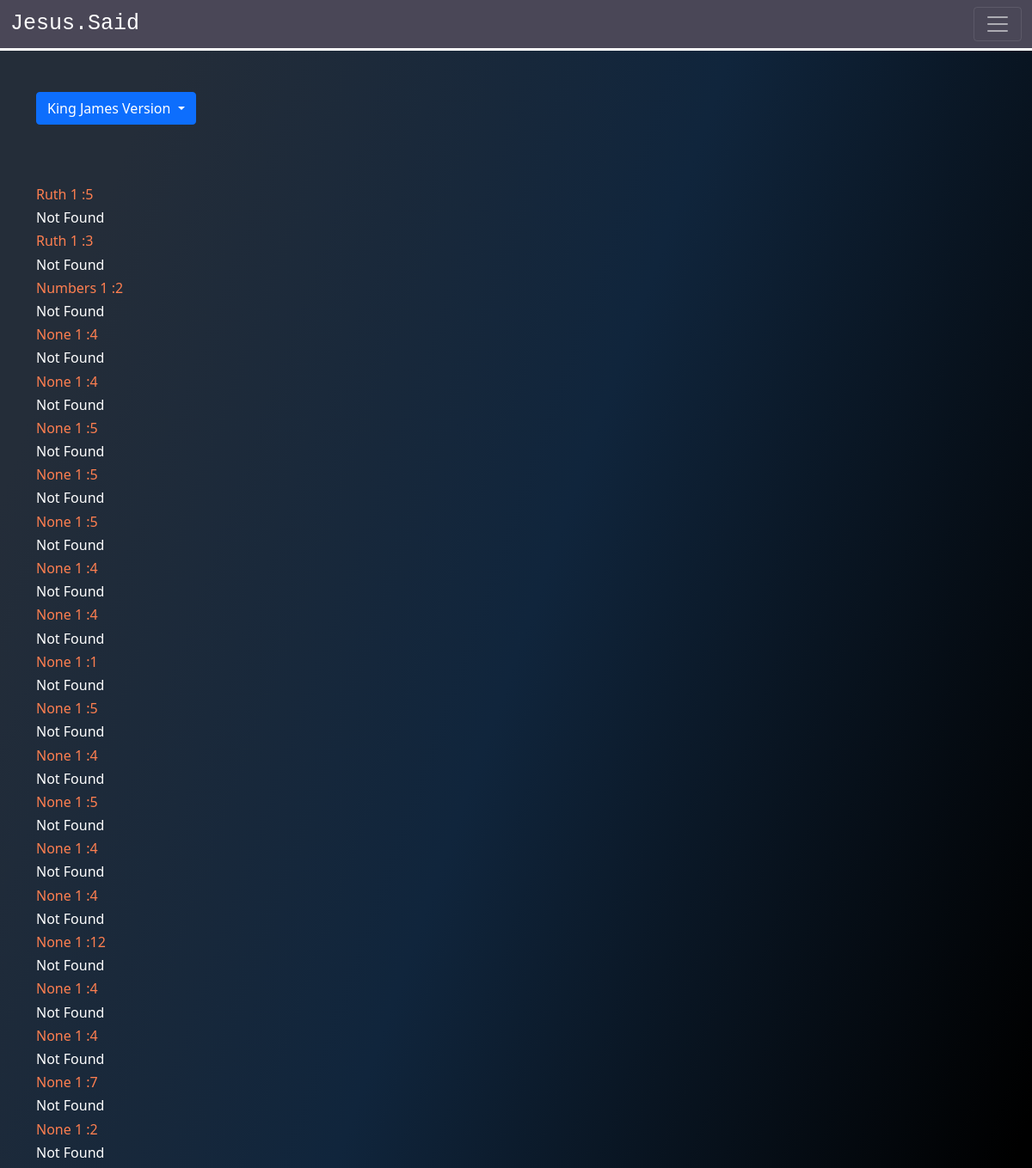
The page /BibleStudy/MyBookMarks/ (signed in) on the database its author committed.
### BibleStudy/models.py (models this page shows, shortened)
class BookMarks(models.Model):
    user = models.ForeignKey(MyUser, on_delete=models.CASCADE)
    name = models.CharField(max_length=30, null=True)
    book = models.CharField(max_length=30, null=True)
    chapter = models.CharField(max_length=30, null=True)
    verse = models.CharField(max_length=30)

### BibleStudy/views.py (the view, shortened to what this page needs)
# urls.py: path('MyBookMarks/',MyBookMarks.as_view(), name='my-bookmarks'),
class MyBookMarks(LoginRequiredMixin, TemplateView):
    template_name = 'BibleStudy/my_bookmarks.html'
    def get_context_data(self, **kwargs):
        context = super().get_context_data(**kwargs)
        user = self.request.user
        verses = BookMarks.objects.filter(user=user).order_by('-id')
        context['versions'] = LocalBibleVersions.objects.filter(language='English')
        context['verses'] = verses
        context['bible_id'] = {'name':'King James Version','bible_id':'0002'}
        if not verses:
            messages.info(self.request, 'You do not have any bookmarked verses.')
        return context

### Users/templatetags/custom_filters.py (called while the page is built)
@register.simple_tag
def get_text(bible_id, book, chapter, verse):
    try:
        if bible_id == '0001':
            text = BibleVersesASV.objects.get(book=book, chapter=chapter, verse=verse)
        elif bible_id == '0002':
            text = BibleVersesKJV.objects.get(book=book, chapter=chapter, verse=verse)
        else:
            text = BibleVersesASV.objects.get(book=book, chapter=chapter, verse=verse)
            return text.text
    except:
        return 'Not Found'
    return text.text

### BibleStudy/templates/BibleStudy/my_bookmarks.html (shortened to what this page needs)
{% extends 'Users/base.html' %}
{% load custom_filters %}
{% block content %}
<div class="content-container" style="background-color:rgba(29, 25, 46, .8)!important;">
    <div class="container">
        <br><br>
        <form method="post">
        <div class="dropdown" style="color: white;">
            <button class="btn btn-primary dropdown-toggle" type="button" data-bs-toggle="dropdown" aria-expanded="false" style="max-width: 300px;overflow: hidden;">
              {{ bible_id.name }}
            </button>
          </div>
        </form>
        <br><br><br>
        {% for verse in verses %}
        <h6 style="color: coral;">{{ verse.name }} {{ verse.chapter }} :{{ verse.verse }}</h6>
        <h6 style="color:white;">{% get_text bible_id.bible_id verse.book verse.chapter verse.verse %}</h6>
    {% endfor %}
    </div>
</div>
{% endblock %}

### Users/static/Users/styles.css (style rules this page uses)
* { padding: 0; margin: 0; font-family: 'Segoe UI', Tahoma, Geneva, Verdana, sans-serif; }
.content-container { width: 100%; min-height: 100vh; height: auto; position: absolute; top: 59px; background: linear-gradient(109.6deg, rgb(36, 45, 57) 11.2%, rgb(16, 37, 60) 51.2%, rgb(0, 0, 0) 98.6%); }

### rows shown on the page
BookMarks: name "Ruth", chapter "1", verse "5", book+chapter+verse "Not Found"
BookMarks: name "Ruth", chapter "1", verse "3", book+chapter+verse "Not Found"
BookMarks: name "Numbers", chapter "1", verse "2", book+chapter+verse "Not Found"
BookMarks: name "None", chapter "1", verse "4", book+chapter+verse "Not Found"
BookMarks: name "None", chapter "1", verse "4", book+chapter+verse "Not Found"
BookMarks: name "None", chapter "1", verse "5", book+chapter+verse "Not Found"
BookMarks: name "None", chapter "1", verse "5", book+chapter+verse "Not Found"
BookMarks: name "None", chapter "1", verse "5", book+chapter+verse "Not Found"
BookMarks: name "None", chapter "1", verse "4", book+chapter+verse "Not Found"
BookMarks: name "None", chapter "1", verse "4", book+chapter+verse "Not Found"
BookMarks: name "None", chapter "1", verse "1", book+chapter+verse "Not Found"
BookMarks: name "None", chapter "1", verse "5", book+chapter+verse "Not Found"
BookMarks: name "None", chapter "1", verse "4", book+chapter+verse "Not Found"
BookMarks: name "None", chapter "1", verse "5", book+chapter+verse "Not Found"
BookMarks: name "None", chapter "1", verse "4", book+chapter+verse "Not Found"
BookMarks: name "None", chapter "1", verse "4", book+chapter+verse "Not Found"
BookMarks: name "None", chapter "1", verse "12", book+chapter+verse "Not Found"
BookMarks: name "None", chapter "1", verse "4", book+chapter+verse "Not Found"
BookMarks: name "None", chapter "1", verse "4", book+chapter+verse "Not Found"
BookMarks: name "None", chapter "1", verse "7", book+chapter+verse "Not Found"
BookMarks: name "None", chapter "1", verse "2", book+chapter+verse "Not Found"

### other values the page prints
{{ bible_id.name }} "King James Version"
